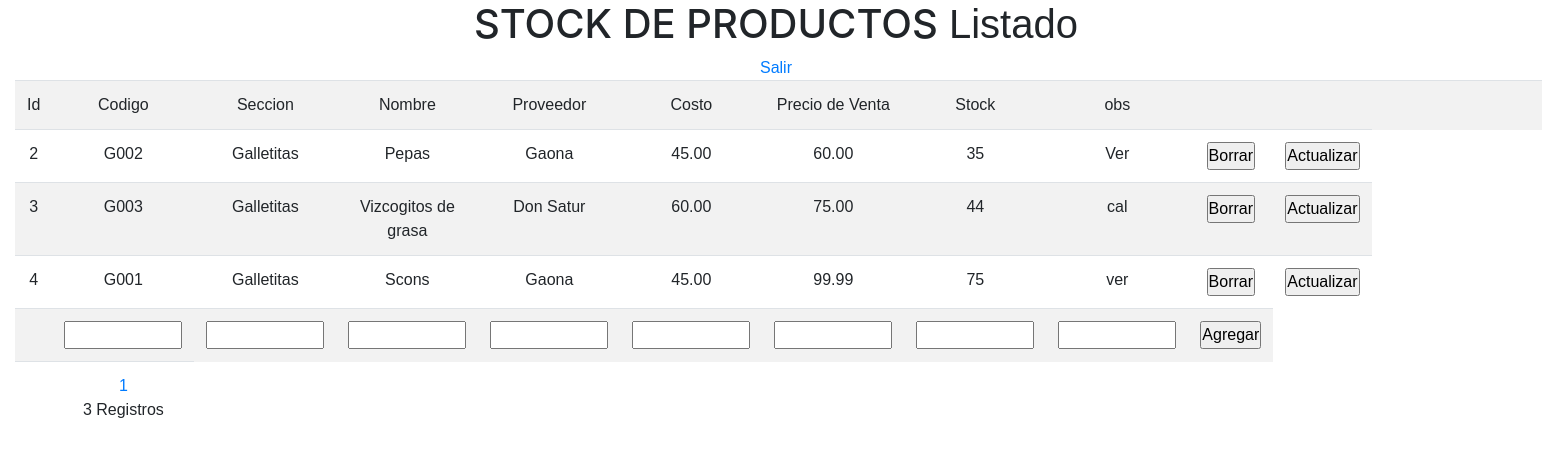
/php/crud_productos/index.php, run on the app's committed database.
### tables this page shows
CREATE TABLE `stock_productos` (
  `id` int(4) NOT NULL,
  `codigo` varchar(5) NOT NULL,
  `seccion` varchar(30) NOT NULL,
  `nombre` varchar(30) NOT NULL,
  `proveedor` varchar(30) NOT NULL,
  `stock` int(4) NOT NULL,
  `costo` decimal(7,2) NOT NULL,
  `precio_venta` decimal(7,2) NOT NULL,
  `obs` varchar(60) NOT NULL
);

### php/crud_productos/index.php (the view, shortened to what this page needs)
<!doctype html>
<html>
<head>
  <link href="../css/main.css" rel="stylesheet">
  <link rel="stylesheet" href="https://maxcdn.bootstrapcdn.com/bootstrap/4.0.0/css/bootstrap.min.css">
</head>
<body>
  <?php
  include("coneccion.php");
  $tamagno_pagina = 8;
  if (isset($_GET["pagina"])) {
    if ($_GET["pagina"] == 1) {
      header("Location:index.php");
    } else {
      $pagina = $_GET["pagina"];
    }
  } else {
    $pagina = 1;
  }
  $empezar_desde = ($pagina - 1) * $tamagno_pagina;
  $sql_total = "SELECT * FROM stock_productos";
  $resultado = $base->prepare($sql_total);
  $resultado->execute(array());
  $num_filas = $resultado->rowCount();
  $total_paginas = ceil($num_filas / $tamagno_pagina);
  $registros = $base->query("SELECT * FROM stock_productos LIMIT $empezar_desde,$tamagno_pagina")->fetchAll(PDO::FETCH_OBJ);
  ?>
  <h1>STOCK DE PRODUCTOS<span class="subtitulo"> Listado</span></h1>
  <form action="<?php echo $_SERVER['PHP_SELF']; ?>" method="post">
    <a href="../welcome.php">Salir</a>
    <div class="container-fluid">
      <table class="table table-striped table-hover">
        <tr>
          <td class="primera_fila">Id</td>
          <td class="primera_fila">Codigo</td>
          <td class="primera_fila">Seccion</td>
          <td class="primera_fila">Nombre</td>
          <td class="primera_fila">Proveedor</td>
          <td class="primera_fila">Costo</td>
          <td class="primera_fila">Precio de Venta</td>
          <td class="primera_fila">Stock</td>
          <td class="primera_fila">obs</td>
          <td class="sin">&nbsp;</td>
          <td class="sin">&nbsp;</td>
          <td class="sin">&nbsp;</td>
          <td class="sin">&nbsp;</td>
          <td class="sin">&nbsp;</td>
          <td class="sin">&nbsp;</td>
          <td class="sin">&nbsp;</td>
          <td class="sin">&nbsp;</td>
        </tr>
        <?php
        foreach ($registros as $persona) :
        ?>
          <tr>
            <td><?php echo $persona->id ?></td>
            <td><?php echo $persona->codigo ?></td>
            <td><?php echo $persona->seccion ?></td>
            <td><?php echo $persona->nombre ?></td>
            <td><?php echo $persona->proveedor ?></td>
            <td><?php echo $persona->costo ?></td>
            <td><?php echo $persona->precio_venta ?></td>
            <td><?php echo $persona->stock ?></td>
            <td><?php echo $persona->obs ?></td>
            <td class="bot"><a href="borrar.php?id=<?php echo $persona->id ?>"><input type='button' name='del' id='del' value='Borrar'></a></td>
            <td class='bot'><a href="editar.php?id=<?php echo $persona->id ?>
                                                           & codigo=<?php echo $persona->codigo ?>
                                                           & seccion=<?php echo $persona->seccion ?>
                                                           & nombre=<?php echo $persona->nombre ?>
                                                           & proveedor=<?php echo $persona->proveedor ?>
                                                           & costo=<?php echo $persona->costo ?>
                                                           & precio_venta=<?php echo $persona->precio_venta ?>
                                                           & stock=<?php echo $persona->stock ?>
                                                           & obs=<?php echo $persona->obs ?>">
                <input type='button' name='up' id='up' value='Actualizar'></a></td>
          </tr>
        <?php
        endforeach;
        ?>
        <tr>
          <td></td>
          <td><input type='text' name='codigo' size='10' class='centrado'></td>
          <td><input type='text' name='seccion' size='10' class='centrado'></td>
          <td><input type='text' name='nombre' size='10' class='centrado'></td>
          <td><input type='text' name='proveedor' size='10' class='centrado'></td>
          <td><input type='text' name='costo' size='10' class='centrado'></td>
          <td><input type='text' name='precio_venta' size='10' class='centrado'></td>
          <td><input type='text' name='stock' size='10' class='centrado'></td>
          <td><input type='text' name='obs' size='10' class='centrado'></td>
          <td class='bot'><input type='submit' name='cr' id='cr' value='Agregar'></td>
        </tr>
        <td>
        </td>
        <td>
          <?php
          for ($i = 1; $i <= $total_paginas; $i++) {
            echo "<a href='?pagina=" . $i .  "'>" . $i . "</a> ";
          }
          echo  "<br>" . $num_filas . " Registros";
          ?>
  </form>
  <p>&nbsp;</p>
</body>
</html>

### css/main.css (style rules this page uses)
* { margin: 0; padding: 0; text-align: center; font-size: 1em; font-family: arial; }

### data on the page
stock_productos: id "2", codigo "G002", seccion "Galletitas", nombre "Pepas", proveedor "Gaona", costo "45.00", precio_venta "60.00", stock "35", obs "Ver"
stock_productos: id "3", codigo "G003", seccion "Galletitas", nombre "Vizcogitos de grasa", proveedor "Don Satur", costo "60.00", precio_venta "75.00", stock "44", obs "cal"
stock_productos: id "4", codigo "G001", seccion "Galletitas", nombre "Scons", proveedor "Gaona", costo "45.00", precio_venta "99.99", stock "75", obs "ver"

### other printed values
$num_filas "3"
